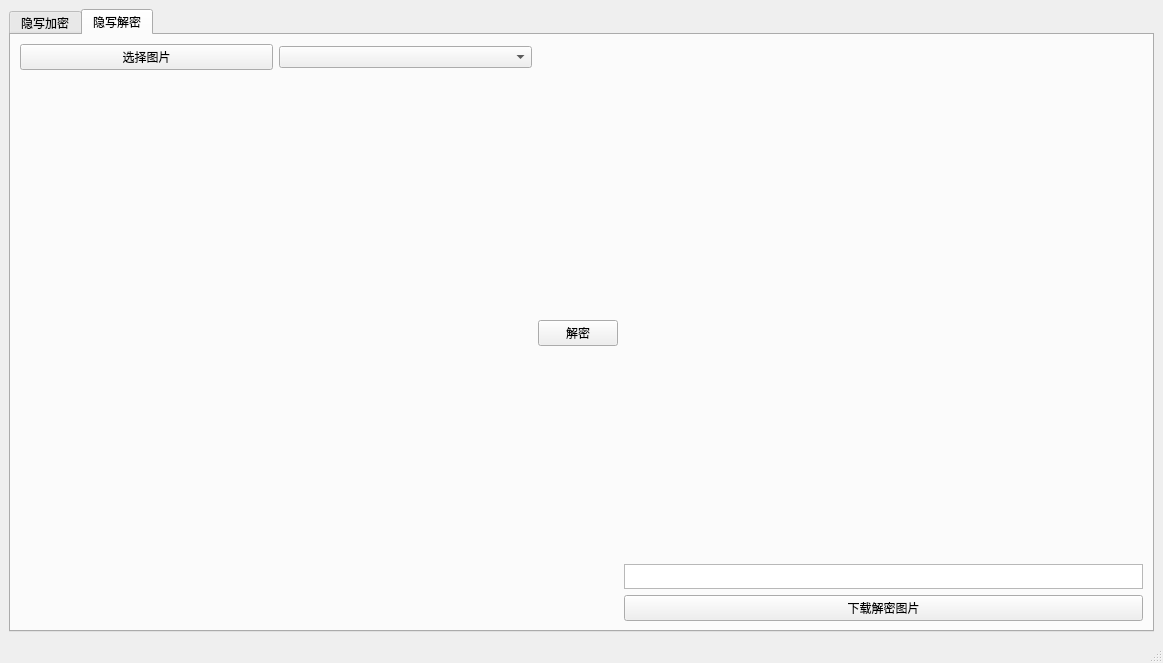
<?xml version="1.0" encoding="UTF-8"?>
<ui version="4.0">
 <class>mainWindow</class>
 <widget class="QMainWindow" name="mainWindow">
  <property name="geometry">
   <rect>
    <x>0</x>
    <y>0</y>
    <width>1163</width>
    <height>656</height>
   </rect>
  </property>
  <property name="windowTitle">
   <string>MainWindow</string>
  </property>
  <widget class="QWidget" name="centralwidget">
   <layout class="QGridLayout" name="gridLayout">
    <item row="0" column="0">
     <widget class="QTabWidget" name="tabWidget">
      <property name="currentIndex">
       <number>1</number>
      </property>
      <widget class="QWidget" name="tab_3">
       <attribute name="title">
        <string>隐写加密</string>
       </attribute>
       <layout class="QGridLayout" name="gridLayout_4">
        <item row="0" column="0">
         <layout class="QGridLayout" name="gridLayout_2">
          <item row="0" column="1">
           <layout class="QVBoxLayout" name="verticalLayout_3">
            <item>
             <spacer name="verticalSpacer">
              <property name="orientation">
               <enum>Qt::Vertical</enum>
              </property>
              <property name="sizeHint" stdset="0">
               <size>
                <width>20</width>
                <height>40</height>
               </size>
              </property>
             </spacer>
            </item>
            <item>
             <widget class="QPushButton" name="encodeButton">
              <property name="text">
               <string>加密</string>
              </property>
             </widget>
            </item>
            <item>
             <spacer name="verticalSpacer_2">
              <property name="orientation">
               <enum>Qt::Vertical</enum>
              </property>
              <property name="sizeHint" stdset="0">
               <size>
                <width>20</width>
                <height>40</height>
               </size>
              </property>
             </spacer>
            </item>
           </layout>
          </item>
          <item row="0" column="2">
           <layout class="QVBoxLayout" name="verticalLayout">
            <item>
             <widget class="QLabel" name="outputLabel">
              <property name="minimumSize">
               <size>
                <width>512</width>
                <height>512</height>
               </size>
              </property>
              <property name="text">
               <string/>
              </property>
             </widget>
            </item>
            <item>
             <widget class="QPushButton" name="downButton">
              <property name="minimumSize">
               <size>
                <width>100</width>
                <height>0</height>
               </size>
              </property>
              <property name="text">
               <string>下载加密图片</string>
              </property>
             </widget>
            </item>
           </layout>
          </item>
          <item row="0" column="0">
           <layout class="QGridLayout" name="gridLayout_3">
            <item row="0" column="0">
             <layout class="QHBoxLayout" name="horizontalLayout">
              <item>
               <widget class="QPushButton" name="chooseButton">
                <property name="text">
                 <string>选择图片</string>
                </property>
               </widget>
              </item>
              <item>
               <widget class="QComboBox" name="methodBox"/>
              </item>
             </layout>
            </item>
            <item row="1" column="0">
             <layout class="QVBoxLayout" name="verticalLayout_2">
              <item>
               <widget class="QLabel" name="preLabel">
                <property name="minimumSize">
                 <size>
                  <width>512</width>
                  <height>512</height>
                 </size>
                </property>
                <property name="text">
                 <string/>
                </property>
               </widget>
              </item>
              <item>
               <widget class="QLineEdit" name="messageLine"/>
              </item>
             </layout>
            </item>
           </layout>
          </item>
         </layout>
        </item>
       </layout>
      </widget>
      <widget class="QWidget" name="tab_4">
       <attribute name="title">
        <string>隐写解密</string>
       </attribute>
       <layout class="QGridLayout" name="gridLayout_7">
        <item row="0" column="0">
         <layout class="QGridLayout" name="gridLayout_5">
          <item row="0" column="1">
           <layout class="QVBoxLayout" name="verticalLayout_4">
            <item>
             <spacer name="verticalSpacer_3">
              <property name="orientation">
               <enum>Qt::Vertical</enum>
              </property>
              <property name="sizeHint" stdset="0">
               <size>
                <width>20</width>
                <height>40</height>
               </size>
              </property>
             </spacer>
            </item>
            <item>
             <widget class="QPushButton" name="decodeButton">
              <property name="text">
               <string>解密</string>
              </property>
             </widget>
            </item>
            <item>
             <spacer name="verticalSpacer_4">
              <property name="orientation">
               <enum>Qt::Vertical</enum>
              </property>
              <property name="sizeHint" stdset="0">
               <size>
                <width>20</width>
                <height>40</height>
               </size>
              </property>
             </spacer>
            </item>
           </layout>
          </item>
          <item row="0" column="2">
           <layout class="QVBoxLayout" name="verticalLayout_5">
            <item>
             <widget class="QLabel" name="outputLabel_2">
              <property name="minimumSize">
               <size>
                <width>512</width>
                <height>512</height>
               </size>
              </property>
              <property name="text">
               <string/>
              </property>
             </widget>
            </item>
            <item>
             <widget class="QTextBrowser" name="outputBrowser">
              <property name="maximumSize">
               <size>
                <width>16777215</width>
                <height>25</height>
               </size>
              </property>
             </widget>
            </item>
            <item>
             <widget class="QPushButton" name="downButton_2">
              <property name="minimumSize">
               <size>
                <width>100</width>
                <height>0</height>
               </size>
              </property>
              <property name="text">
               <string>下载解密图片</string>
              </property>
             </widget>
            </item>
           </layout>
          </item>
          <item row="0" column="0">
           <layout class="QGridLayout" name="gridLayout_6">
            <item row="0" column="0">
             <layout class="QHBoxLayout" name="horizontalLayout_2">
              <item>
               <widget class="QPushButton" name="chooseButton_2">
                <property name="text">
                 <string>选择图片</string>
                </property>
               </widget>
              </item>
              <item>
               <widget class="QComboBox" name="methodBox_2"/>
              </item>
             </layout>
            </item>
            <item row="1" column="0">
             <layout class="QVBoxLayout" name="verticalLayout_6">
              <item>
               <widget class="QLabel" name="preLabel_2">
                <property name="minimumSize">
                 <size>
                  <width>512</width>
                  <height>512</height>
                 </size>
                </property>
                <property name="text">
                 <string/>
                </property>
               </widget>
              </item>
             </layout>
            </item>
           </layout>
          </item>
         </layout>
        </item>
       </layout>
      </widget>
     </widget>
    </item>
   </layout>
  </widget>
  <widget class="QStatusBar" name="statusbar"/>
 </widget>
 <resources/>
 <connections/>
</ui>
